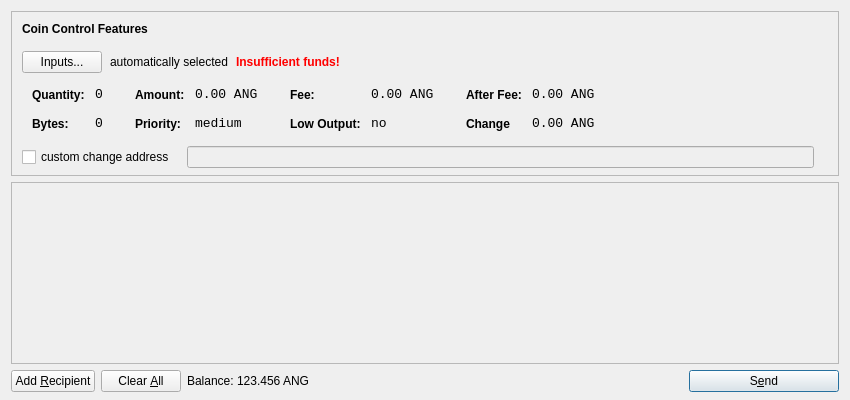
<?xml version="1.0" encoding="UTF-8"?>
<ui version="4.0">
 <class>SendCoinsDialog</class>
 <widget class="QDialog" name="SendCoinsDialog">
  <property name="geometry">
   <rect>
    <x>0</x>
    <y>0</y>
    <width>850</width>
    <height>400</height>
   </rect>
  </property>
  <property name="windowTitle">
   <string>Send Coins</string>
  </property>
  <layout class="QVBoxLayout" name="verticalLayout" stretch="0,1,0">
   <property name="bottomMargin">
    <number>8</number>
   </property>
   <item>
    <widget class="QFrame" name="frameCoinControl">
     <property name="sizePolicy">
      <sizepolicy hsizetype="Expanding" vsizetype="Expanding">
       <horstretch>0</horstretch>
       <verstretch>0</verstretch>
      </sizepolicy>
     </property>
     <property name="maximumSize">
      <size>
       <width>16777215</width>
       <height>16777215</height>
      </size>
     </property>
     <property name="frameShape">
      <enum>QFrame::StyledPanel</enum>
     </property>
     <property name="frameShadow">
      <enum>QFrame::Sunken</enum>
     </property>
     <layout class="QVBoxLayout" name="verticalLayoutCoinControl2">
      <property name="spacing">
       <number>-1</number>
      </property>
      <property name="leftMargin">
       <number>0</number>
      </property>
      <property name="topMargin">
       <number>0</number>
      </property>
      <property name="rightMargin">
       <number>0</number>
      </property>
      <property name="bottomMargin">
       <number>6</number>
      </property>
      <item>
       <layout class="QVBoxLayout" name="verticalLayoutCoinControl" stretch="0,0,0,0,1">
        <property name="spacing">
         <number>0</number>
        </property>
        <property name="leftMargin">
         <number>10</number>
        </property>
        <property name="topMargin">
         <number>10</number>
        </property>
        <item>
         <layout class="QHBoxLayout" name="horizontalLayoutCoinControl1">
          <property name="bottomMargin">
           <number>15</number>
          </property>
          <item>
           <widget class="QLabel" name="labelCoinControlFeatures">
            <property name="sizePolicy">
             <sizepolicy hsizetype="Preferred" vsizetype="Maximum">
              <horstretch>0</horstretch>
              <verstretch>0</verstretch>
             </sizepolicy>
            </property>
            <property name="font">
             <font>
              <weight>75</weight>
              <bold>true</bold>
             </font>
            </property>
            <property name="styleSheet">
             <string notr="true">font-weight:bold;</string>
            </property>
            <property name="text">
             <string>Coin Control Features</string>
            </property>
           </widget>
          </item>
         </layout>
        </item>
        <item>
         <layout class="QHBoxLayout" name="horizontalLayoutCoinControl2" stretch="0,0,0,0">
          <property name="spacing">
           <number>8</number>
          </property>
          <property name="bottomMargin">
           <number>10</number>
          </property>
          <item>
           <widget class="QPushButton" name="pushButtonCoinControl">
            <property name="styleSheet">
             <string notr="true"/>
            </property>
            <property name="text">
             <string>Inputs...</string>
            </property>
           </widget>
          </item>
          <item>
           <widget class="QLabel" name="labelCoinControlAutomaticallySelected">
            <property name="text">
             <string>automatically selected</string>
            </property>
            <property name="margin">
             <number>5</number>
            </property>
           </widget>
          </item>
          <item>
           <widget class="QLabel" name="labelCoinControlInsuffFunds">
            <property name="font">
             <font>
              <weight>75</weight>
              <bold>true</bold>
             </font>
            </property>
            <property name="styleSheet">
             <string notr="true">color:red;font-weight:bold;</string>
            </property>
            <property name="text">
             <string>Insufficient funds!</string>
            </property>
            <property name="margin">
             <number>5</number>
            </property>
           </widget>
          </item>
          <item>
           <spacer name="horizontalSpacerCoinControl">
            <property name="orientation">
             <enum>Qt::Horizontal</enum>
            </property>
            <property name="sizeHint" stdset="0">
             <size>
              <width>40</width>
              <height>1</height>
             </size>
            </property>
           </spacer>
          </item>
         </layout>
        </item>
        <item>
         <widget class="QWidget" name="widgetCoinControl" native="true">
          <property name="sizePolicy">
           <sizepolicy hsizetype="Preferred" vsizetype="Preferred">
            <horstretch>0</horstretch>
            <verstretch>0</verstretch>
           </sizepolicy>
          </property>
          <property name="minimumSize">
           <size>
            <width>0</width>
            <height>0</height>
           </size>
          </property>
          <property name="styleSheet">
           <string notr="true"/>
          </property>
          <layout class="QHBoxLayout" name="horizontalLayoutCoinControl5">
           <property name="margin">
            <number>0</number>
           </property>
           <item>
            <layout class="QHBoxLayout" name="horizontalLayoutCoinControl3" stretch="0,0,0,1">
             <property name="spacing">
              <number>20</number>
             </property>
             <property name="topMargin">
              <number>0</number>
             </property>
             <property name="bottomMargin">
              <number>10</number>
             </property>
             <item>
              <layout class="QFormLayout" name="formLayoutCoinControl1">
               <property name="horizontalSpacing">
                <number>10</number>
               </property>
               <property name="verticalSpacing">
                <number>14</number>
               </property>
               <property name="leftMargin">
                <number>10</number>
               </property>
               <property name="topMargin">
                <number>4</number>
               </property>
               <property name="rightMargin">
                <number>6</number>
               </property>
               <item row="0" column="0">
                <widget class="QLabel" name="labelCoinControlQuantityText">
                 <property name="styleSheet">
                  <string notr="true">font-weight:bold;</string>
                 </property>
                 <property name="text">
                  <string>Quantity:</string>
                 </property>
                 <property name="margin">
                  <number>0</number>
                 </property>
                </widget>
               </item>
               <item row="0" column="1">
                <widget class="QLabel" name="labelCoinControlQuantity">
                 <property name="font">
                  <font>
                   <family>Monospace</family>
                   <pointsize>10</pointsize>
                  </font>
                 </property>
                 <property name="cursor">
                  <cursorShape>IBeamCursor</cursorShape>
                 </property>
                 <property name="contextMenuPolicy">
                  <enum>Qt::ActionsContextMenu</enum>
                 </property>
                 <property name="text">
                  <string>0</string>
                 </property>
                 <property name="margin">
                  <number>0</number>
                 </property>
                 <property name="textInteractionFlags">
                  <set>Qt::LinksAccessibleByMouse|Qt::TextSelectableByKeyboard|Qt::TextSelectableByMouse</set>
                 </property>
                </widget>
               </item>
               <item row="1" column="0">
                <widget class="QLabel" name="labelCoinControlBytesText">
                 <property name="styleSheet">
                  <string notr="true">font-weight:bold;</string>
                 </property>
                 <property name="text">
                  <string>Bytes:</string>
                 </property>
                </widget>
               </item>
               <item row="1" column="1">
                <widget class="QLabel" name="labelCoinControlBytes">
                 <property name="font">
                  <font>
                   <family>Monospace</family>
                   <pointsize>10</pointsize>
                  </font>
                 </property>
                 <property name="cursor">
                  <cursorShape>IBeamCursor</cursorShape>
                 </property>
                 <property name="contextMenuPolicy">
                  <enum>Qt::ActionsContextMenu</enum>
                 </property>
                 <property name="text">
                  <string>0</string>
                 </property>
                 <property name="textInteractionFlags">
                  <set>Qt::LinksAccessibleByMouse|Qt::TextSelectableByKeyboard|Qt::TextSelectableByMouse</set>
                 </property>
                </widget>
               </item>
              </layout>
             </item>
             <item>
              <layout class="QFormLayout" name="formLayoutCoinControl2">
               <property name="horizontalSpacing">
                <number>10</number>
               </property>
               <property name="verticalSpacing">
                <number>14</number>
               </property>
               <property name="leftMargin">
                <number>6</number>
               </property>
               <property name="topMargin">
                <number>4</number>
               </property>
               <property name="rightMargin">
                <number>6</number>
               </property>
               <item row="0" column="0">
                <widget class="QLabel" name="labelCoinControlAmountText">
                 <property name="styleSheet">
                  <string notr="true">font-weight:bold;</string>
                 </property>
                 <property name="text">
                  <string>Amount:</string>
                 </property>
                 <property name="margin">
                  <number>0</number>
                 </property>
                </widget>
               </item>
               <item row="0" column="1">
                <widget class="QLabel" name="labelCoinControlAmount">
                 <property name="font">
                  <font>
                   <family>Monospace</family>
                   <pointsize>10</pointsize>
                  </font>
                 </property>
                 <property name="cursor">
                  <cursorShape>IBeamCursor</cursorShape>
                 </property>
                 <property name="contextMenuPolicy">
                  <enum>Qt::ActionsContextMenu</enum>
                 </property>
                 <property name="text">
                  <string>0.00 ANG</string>
                 </property>
                 <property name="textInteractionFlags">
                  <set>Qt::LinksAccessibleByMouse|Qt::TextSelectableByKeyboard|Qt::TextSelectableByMouse</set>
                 </property>
                </widget>
               </item>
               <item row="1" column="0">
                <widget class="QLabel" name="labelCoinControlPriorityText">
                 <property name="styleSheet">
                  <string notr="true">font-weight:bold;</string>
                 </property>
                 <property name="text">
                  <string>Priority:</string>
                 </property>
                </widget>
               </item>
               <item row="1" column="1">
                <widget class="QLabel" name="labelCoinControlPriority">
                 <property name="font">
                  <font>
                   <family>Monospace</family>
                   <pointsize>10</pointsize>
                  </font>
                 </property>
                 <property name="cursor">
                  <cursorShape>IBeamCursor</cursorShape>
                 </property>
                 <property name="contextMenuPolicy">
                  <enum>Qt::ActionsContextMenu</enum>
                 </property>
                 <property name="text">
                  <string>medium</string>
                 </property>
                 <property name="textInteractionFlags">
                  <set>Qt::LinksAccessibleByMouse|Qt::TextSelectableByKeyboard|Qt::TextSelectableByMouse</set>
                 </property>
                </widget>
               </item>
              </layout>
             </item>
             <item>
              <layout class="QFormLayout" name="formLayoutCoinControl3">
               <property name="horizontalSpacing">
                <number>10</number>
               </property>
               <property name="verticalSpacing">
                <number>14</number>
               </property>
               <property name="leftMargin">
                <number>6</number>
               </property>
               <property name="topMargin">
                <number>4</number>
               </property>
               <property name="rightMargin">
                <number>6</number>
               </property>
               <item row="0" column="0">
                <widget class="QLabel" name="labelCoinControlFeeText">
                 <property name="styleSheet">
                  <string notr="true">font-weight:bold;</string>
                 </property>
                 <property name="text">
                  <string>Fee:</string>
                 </property>
                 <property name="margin">
                  <number>0</number>
                 </property>
                </widget>
               </item>
               <item row="0" column="1">
                <widget class="QLabel" name="labelCoinControlFee">
                 <property name="font">
                  <font>
                   <family>Monospace</family>
                   <pointsize>10</pointsize>
                  </font>
                 </property>
                 <property name="cursor">
                  <cursorShape>IBeamCursor</cursorShape>
                 </property>
                 <property name="contextMenuPolicy">
                  <enum>Qt::ActionsContextMenu</enum>
                 </property>
                 <property name="text">
                  <string>0.00 ANG</string>
                 </property>
                 <property name="textInteractionFlags">
                  <set>Qt::LinksAccessibleByMouse|Qt::TextSelectableByKeyboard|Qt::TextSelectableByMouse</set>
                 </property>
                </widget>
               </item>
               <item row="1" column="0">
                <widget class="QLabel" name="labelCoinControlLowOutputText">
                 <property name="styleSheet">
                  <string notr="true">font-weight:bold;</string>
                 </property>
                 <property name="text">
                  <string>Low Output:</string>
                 </property>
                </widget>
               </item>
               <item row="1" column="1">
                <widget class="QLabel" name="labelCoinControlLowOutput">
                 <property name="font">
                  <font>
                   <family>Monospace</family>
                   <pointsize>10</pointsize>
                  </font>
                 </property>
                 <property name="cursor">
                  <cursorShape>IBeamCursor</cursorShape>
                 </property>
                 <property name="contextMenuPolicy">
                  <enum>Qt::ActionsContextMenu</enum>
                 </property>
                 <property name="text">
                  <string>no</string>
                 </property>
                 <property name="textInteractionFlags">
                  <set>Qt::LinksAccessibleByMouse|Qt::TextSelectableByKeyboard|Qt::TextSelectableByMouse</set>
                 </property>
                </widget>
               </item>
              </layout>
             </item>
             <item>
              <layout class="QFormLayout" name="formLayoutCoinControl4">
               <property name="horizontalSpacing">
                <number>10</number>
               </property>
               <property name="verticalSpacing">
                <number>14</number>
               </property>
               <property name="leftMargin">
                <number>6</number>
               </property>
               <property name="topMargin">
                <number>4</number>
               </property>
               <property name="rightMargin">
                <number>6</number>
               </property>
               <item row="0" column="0">
                <widget class="QLabel" name="labelCoinControlAfterFeeText">
                 <property name="styleSheet">
                  <string notr="true">font-weight:bold;</string>
                 </property>
                 <property name="text">
                  <string>After Fee:</string>
                 </property>
                 <property name="margin">
                  <number>0</number>
                 </property>
                </widget>
               </item>
               <item row="0" column="1">
                <widget class="QLabel" name="labelCoinControlAfterFee">
                 <property name="font">
                  <font>
                   <family>Monospace</family>
                   <pointsize>10</pointsize>
                  </font>
                 </property>
                 <property name="cursor">
                  <cursorShape>IBeamCursor</cursorShape>
                 </property>
                 <property name="contextMenuPolicy">
                  <enum>Qt::ActionsContextMenu</enum>
                 </property>
                 <property name="text">
                  <string>0.00 ANG</string>
                 </property>
                 <property name="textInteractionFlags">
                  <set>Qt::LinksAccessibleByMouse|Qt::TextSelectableByKeyboard|Qt::TextSelectableByMouse</set>
                 </property>
                </widget>
               </item>
               <item row="1" column="0">
                <widget class="QLabel" name="labelCoinControlChangeText">
                 <property name="styleSheet">
                  <string notr="true">font-weight:bold;</string>
                 </property>
                 <property name="text">
                  <string>Change</string>
                 </property>
                </widget>
               </item>
               <item row="1" column="1">
                <widget class="QLabel" name="labelCoinControlChange">
                 <property name="font">
                  <font>
                   <family>Monospace</family>
                   <pointsize>10</pointsize>
                  </font>
                 </property>
                 <property name="cursor">
                  <cursorShape>IBeamCursor</cursorShape>
                 </property>
                 <property name="contextMenuPolicy">
                  <enum>Qt::ActionsContextMenu</enum>
                 </property>
                 <property name="text">
                  <string>0.00 ANG</string>
                 </property>
                 <property name="textInteractionFlags">
                  <set>Qt::LinksAccessibleByMouse|Qt::TextSelectableByKeyboard|Qt::TextSelectableByMouse</set>
                 </property>
                </widget>
               </item>
              </layout>
             </item>
            </layout>
           </item>
          </layout>
         </widget>
        </item>
        <item>
         <layout class="QHBoxLayout" name="horizontalLayoutCoinControl4" stretch="0,0,0">
          <property name="spacing">
           <number>12</number>
          </property>
          <property name="sizeConstraint">
           <enum>QLayout::SetDefaultConstraint</enum>
          </property>
          <property name="topMargin">
           <number>5</number>
          </property>
          <property name="rightMargin">
           <number>5</number>
          </property>
          <item>
           <widget class="QCheckBox" name="checkBoxCoinControlChange">
            <property name="text">
             <string>custom change address</string>
            </property>
           </widget>
          </item>
          <item>
           <widget class="QLineEdit" name="lineEditCoinControlChange">
            <property name="enabled">
             <bool>false</bool>
            </property>
            <property name="sizePolicy">
             <sizepolicy hsizetype="Expanding" vsizetype="Fixed">
              <horstretch>0</horstretch>
              <verstretch>0</verstretch>
             </sizepolicy>
            </property>
           </widget>
          </item>
          <item>
           <widget class="QLabel" name="labelCoinControlChangeLabel">
            <property name="sizePolicy">
             <sizepolicy hsizetype="Preferred" vsizetype="Expanding">
              <horstretch>0</horstretch>
              <verstretch>0</verstretch>
             </sizepolicy>
            </property>
            <property name="minimumSize">
             <size>
              <width>0</width>
              <height>0</height>
             </size>
            </property>
            <property name="text">
             <string/>
            </property>
            <property name="margin">
             <number>3</number>
            </property>
           </widget>
          </item>
         </layout>
        </item>
        <item>
         <spacer name="verticalSpacerCoinControl">
          <property name="orientation">
           <enum>Qt::Vertical</enum>
          </property>
          <property name="sizeHint" stdset="0">
           <size>
            <width>800</width>
            <height>1</height>
           </size>
          </property>
         </spacer>
        </item>
       </layout>
      </item>
     </layout>
    </widget>
   </item>
   <item>
    <widget class="QScrollArea" name="scrollArea">
     <property name="widgetResizable">
      <bool>true</bool>
     </property>
     <widget class="QWidget" name="scrollAreaWidgetContents">
      <property name="geometry">
       <rect>
        <x>0</x>
        <y>0</y>
        <width>830</width>
        <height>165</height>
       </rect>
      </property>
      <layout class="QVBoxLayout" name="verticalLayout_2">
       <property name="margin">
        <number>0</number>
       </property>
       <item>
        <layout class="QVBoxLayout" name="entries">
         <property name="spacing">
          <number>6</number>
         </property>
        </layout>
       </item>
       <item>
        <spacer name="verticalSpacer">
         <property name="orientation">
          <enum>Qt::Vertical</enum>
         </property>
         <property name="sizeHint" stdset="0">
          <size>
           <width>20</width>
           <height>40</height>
          </size>
         </property>
        </spacer>
       </item>
      </layout>
     </widget>
    </widget>
   </item>
   <item>
    <layout class="QHBoxLayout" name="horizontalLayout">
     <item>
      <widget class="QPushButton" name="addButton">
       <property name="toolTip">
        <string>Send to multiple recipients at once</string>
       </property>
       <property name="text">
        <string>Add &amp;Recipient</string>
       </property>
       <property name="icon">
        <iconset resource="../bitcoin.qrc">
         <normaloff>:/icons/add</normaloff>:/icons/add</iconset>
       </property>
       <property name="autoDefault">
        <bool>false</bool>
       </property>
      </widget>
     </item>
     <item>
      <widget class="QPushButton" name="clearButton">
       <property name="sizePolicy">
        <sizepolicy hsizetype="Minimum" vsizetype="Fixed">
         <horstretch>0</horstretch>
         <verstretch>0</verstretch>
        </sizepolicy>
       </property>
       <property name="toolTip">
        <string>Remove all transaction fields</string>
       </property>
       <property name="text">
        <string>Clear &amp;All</string>
       </property>
       <property name="icon">
        <iconset resource="../bitcoin.qrc">
         <normaloff>:/icons/remove</normaloff>:/icons/remove</iconset>
       </property>
       <property name="autoRepeatDelay">
        <number>300</number>
       </property>
       <property name="autoDefault">
        <bool>false</bool>
       </property>
      </widget>
     </item>
     <item>
      <layout class="QHBoxLayout" name="horizontalLayout_2">
       <property name="spacing">
        <number>3</number>
       </property>
       <item>
        <widget class="QLabel" name="label">
         <property name="sizePolicy">
          <sizepolicy hsizetype="Preferred" vsizetype="Fixed">
           <horstretch>0</horstretch>
           <verstretch>0</verstretch>
          </sizepolicy>
         </property>
         <property name="text">
          <string>Balance:</string>
         </property>
        </widget>
       </item>
       <item>
        <widget class="QLabel" name="labelBalance">
         <property name="sizePolicy">
          <sizepolicy hsizetype="Preferred" vsizetype="Fixed">
           <horstretch>0</horstretch>
           <verstretch>0</verstretch>
          </sizepolicy>
         </property>
         <property name="cursor">
          <cursorShape>IBeamCursor</cursorShape>
         </property>
         <property name="text">
          <string>123.456 ANG</string>
         </property>
         <property name="textInteractionFlags">
          <set>Qt::LinksAccessibleByMouse|Qt::TextSelectableByKeyboard|Qt::TextSelectableByMouse</set>
         </property>
        </widget>
       </item>
      </layout>
     </item>
     <item>
      <spacer name="horizontalSpacer">
       <property name="orientation">
        <enum>Qt::Horizontal</enum>
       </property>
       <property name="sizeHint" stdset="0">
        <size>
         <width>40</width>
         <height>20</height>
        </size>
       </property>
      </spacer>
     </item>
     <item>
      <widget class="QPushButton" name="sendButton">
       <property name="minimumSize">
        <size>
         <width>150</width>
         <height>0</height>
        </size>
       </property>
       <property name="toolTip">
        <string>Confirm the send action</string>
       </property>
       <property name="text">
        <string>S&amp;end</string>
       </property>
       <property name="icon">
        <iconset resource="../bitcoin.qrc">
         <normaloff>:/icons/send</normaloff>:/icons/send</iconset>
       </property>
       <property name="default">
        <bool>true</bool>
       </property>
      </widget>
     </item>
    </layout>
   </item>
  </layout>
 </widget>
 <resources>
  <include location="../bitcoin.qrc"/>
 </resources>
 <connections/>
</ui>
